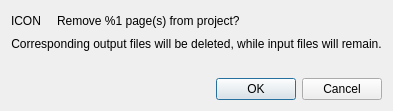
<?xml version="1.0" encoding="UTF-8"?>
<ui version="4.0">
 <class>RemovePagesDialog</class>
 <widget class="QDialog" name="RemovePagesDialog">
  <property name="geometry">
   <rect>
    <x>0</x>
    <y>0</y>
    <width>352</width>
    <height>111</height>
   </rect>
  </property>
  <property name="windowTitle">
   <string>Remove Pages</string>
  </property>
  <layout class="QVBoxLayout" name="verticalLayout">
   <item>
    <layout class="QHBoxLayout" name="horizontalLayout">
     <item>
      <widget class="QLabel" name="icon">
       <property name="sizePolicy">
        <sizepolicy hsizetype="Preferred" vsizetype="Preferred">
         <horstretch>0</horstretch>
         <verstretch>0</verstretch>
        </sizepolicy>
       </property>
       <property name="text">
        <string notr="true">ICON</string>
       </property>
      </widget>
     </item>
     <item>
      <spacer name="horizontalSpacer">
       <property name="orientation">
        <enum>Qt::Horizontal</enum>
       </property>
       <property name="sizeType">
        <enum>QSizePolicy::Preferred</enum>
       </property>
       <property name="sizeHint" stdset="0">
        <size>
         <width>10</width>
         <height>20</height>
        </size>
       </property>
      </spacer>
     </item>
     <item>
      <widget class="QLabel" name="text">
       <property name="sizePolicy">
        <sizepolicy hsizetype="Expanding" vsizetype="Preferred">
         <horstretch>0</horstretch>
         <verstretch>0</verstretch>
        </sizepolicy>
       </property>
       <property name="text">
        <string>Remove %1 page(s) from project?</string>
       </property>
       <property name="alignment">
        <set>Qt::AlignLeading|Qt::AlignLeft|Qt::AlignVCenter</set>
       </property>
      </widget>
     </item>
    </layout>
   </item>
   <item>
    <widget class="QLabel" name="multiPageWarning">
     <property name="enabled">
      <bool>true</bool>
     </property>
     <property name="text">
      <string>Corresponding output files will be deleted, while input files will remain.</string>
     </property>
     <property name="alignment">
      <set>Qt::AlignCenter</set>
     </property>
    </widget>
   </item>
   <item>
    <spacer name="verticalSpacer">
     <property name="orientation">
      <enum>Qt::Vertical</enum>
     </property>
     <property name="sizeHint" stdset="0">
      <size>
       <width>1</width>
       <height>1</height>
      </size>
     </property>
    </spacer>
   </item>
   <item>
    <widget class="QDialogButtonBox" name="buttonBox">
     <property name="orientation">
      <enum>Qt::Horizontal</enum>
     </property>
     <property name="standardButtons">
      <set>QDialogButtonBox::Cancel|QDialogButtonBox::Ok</set>
     </property>
    </widget>
   </item>
  </layout>
 </widget>
 <resources/>
 <connections>
  <connection>
   <sender>buttonBox</sender>
   <signal>accepted()</signal>
   <receiver>RemovePagesDialog</receiver>
   <slot>accept()</slot>
   <hints>
    <hint type="sourcelabel">
     <x>248</x>
     <y>254</y>
    </hint>
    <hint type="destinationlabel">
     <x>157</x>
     <y>274</y>
    </hint>
   </hints>
  </connection>
  <connection>
   <sender>buttonBox</sender>
   <signal>rejected()</signal>
   <receiver>RemovePagesDialog</receiver>
   <slot>reject()</slot>
   <hints>
    <hint type="sourcelabel">
     <x>316</x>
     <y>260</y>
    </hint>
    <hint type="destinationlabel">
     <x>286</x>
     <y>274</y>
    </hint>
   </hints>
  </connection>
 </connections>
</ui>
